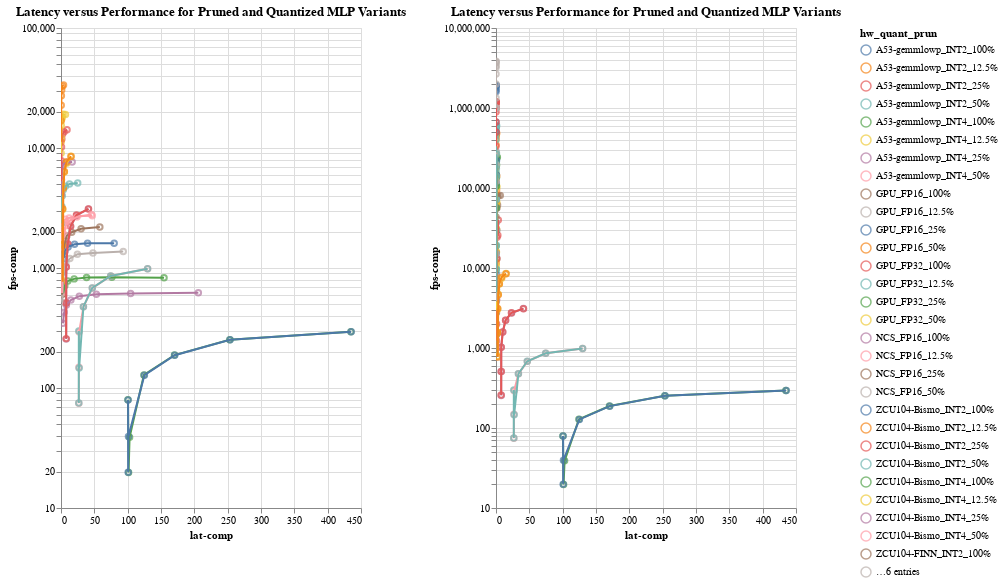

Source (notebook cell):
### Markdown cell above
### Line Plot

### Code cell
#hide_input
fig25s = []
fig25_dfs = [figa_df, figb_df]
for df in fig25_dfs:
    sel = alt.selection_multi(fields=["hw_quant_prun"], bind="legend")
    fig25_dot = alt.Chart(df).mark_point().encode(
        x='lat-comp',
        y=alt.Y('fps-comp', scale=alt.Scale(type="log")),
        color=select_color(sel, 'hw_quant_prun:N'),
        tooltip=['fps-comp', 'lat-comp', 'HWType', 'batch/thread/stream'],
    )
    fig25_line = alt.Chart(df).mark_line().encode(
        x='lat-comp',
        y='fps-comp',
        color=select_color(sel, 'hw_quant_prun:N'),
        tooltip=['fps-comp', 'lat-comp', 'HWType', 'batch/thread/stream'],
    )

    fig = (fig25_dot+fig25_line).properties(
        title="Latency versus Performance for Pruned and Quantized MLP Variants",
        width=W/len(fig25_dfs),
        height=H,
    ).add_selection(sel).interactive()
    
    fig25s.append(fig)
    
alt.hconcat(*fig25s)

### Figure 1 — Vega-Lite specification as saved in the notebook (floating-point values rounded to 4 significant figures; data arrays with more than 128 entries replaced by an {"elided": "..."} marker saying what was removed)
{"config": {"view": {"continuousWidth": 400, "continuousHeight": 300}}, "hconcat": [{"layer": [{"mark": "point", "encoding": {"color": {"condition": {"type": "nominal", "field": "hw_quant_prun", "selection": "selector004"}, "value": "lightgray"}, "tooltip": [{"type": "quantitative", "field": "fps-comp"}, {"type": "quantitative", "field": "lat-comp"}, {"type": "nominal", "field": "HWType"}, {"type": "quantitative", "field": "batch/thread/stream"}], "x": {"type": "quantitative", "field": "lat-comp"}, "y": {"type": "quantitative", "field": "fps-comp", "scale": {"type": "log"}}}, "selection": {"selector004": {"type": "multi", "fields": ["hw_quant_prun"], "bind": "legend"}, "selector005": {"type": "interval", "bind": "scales", "encodings": ["x", "y"]}}}, {"mark": "line", "encoding": {"color": {"condition": {"type": "nominal", "field": "hw_quant_prun", "selection": "selector004"}, "value": "lightgray"}, "tooltip": [{"type": "quantitative", "field": "fps-comp"}, {"type": "quantitative", "field": "lat-comp"}, {"type": "nominal", "field": "HWType"}, {"type": "quantitative", "field": "batch/thread/stream"}], "x": {"type": "quantitative", "field": "lat-comp"}, "y": {"type": "quantitative", "field": "fps-comp"}}}], "data": {"name": "data-059e25d427ca9a25f3263644a7cf30e5"}, "height": 480, "title": "Latency versus Performance for Pruned and Quantized MLP Variants", "width": 300.0}, {"layer": [{"mark": "point", "encoding": {"color": {"condition": {"type": "nominal", "field": "hw_quant_prun", "selection": "selector006"}, "value": "lightgray"}, "tooltip": [{"type": "quantitative", "field": "fps-comp"}, {"type": "quantitative", "field": "lat-comp"}, {"type": "nominal", "field": "HWType"}, {"type": "quantitative", "field": "batch/thread/stream"}], "x": {"type": "quantitative", "field": "lat-comp"}, "y": {"type": "quantitative", "field": "fps-comp", "scale": {"type": "log"}}}, "selection": {"selector006": {"type": "multi", "fields": ["hw_quant_prun"], "bind": "legend"}, "selector007": {"type": "interval", "bind": "scales", "encodings": ["x", "y"]}}}, {"mark": "line", "encoding": {"color": {"condition": {"type": "nominal", "field": "hw_quant_prun", "selection": "selector006"}, "value": "lightgray"}, "tooltip": [{"type": "quantitative", "field": "fps-comp"}, {"type": "quantitative", "field": "lat-comp"}, {"type": "nominal", "field": "HWType"}, {"type": "quantitative", "field": "batch/thread/stream"}], "x": {"type": "quantitative", "field": "lat-comp"}, "y": {"type": "quantitative", "field": "fps-comp"}}}], "data": {"name": "data-a4d5183810a816b3a7bfefdfc5f51fb9"}, "height": 480, "title": "Latency versus Performance for Pruned and Quantized MLP Variants", "width": 300.0}], "$schema": "https://vega.github.io/schema/vega-lite/v4.0.2.json", "datasets": {"data-059e25d427ca9a25f3263644a7cf30e5": {"elided": "144 records"}, "data-a4d5183810a816b3a7bfefdfc5f51fb9": {"elided": "190 records"}}}
